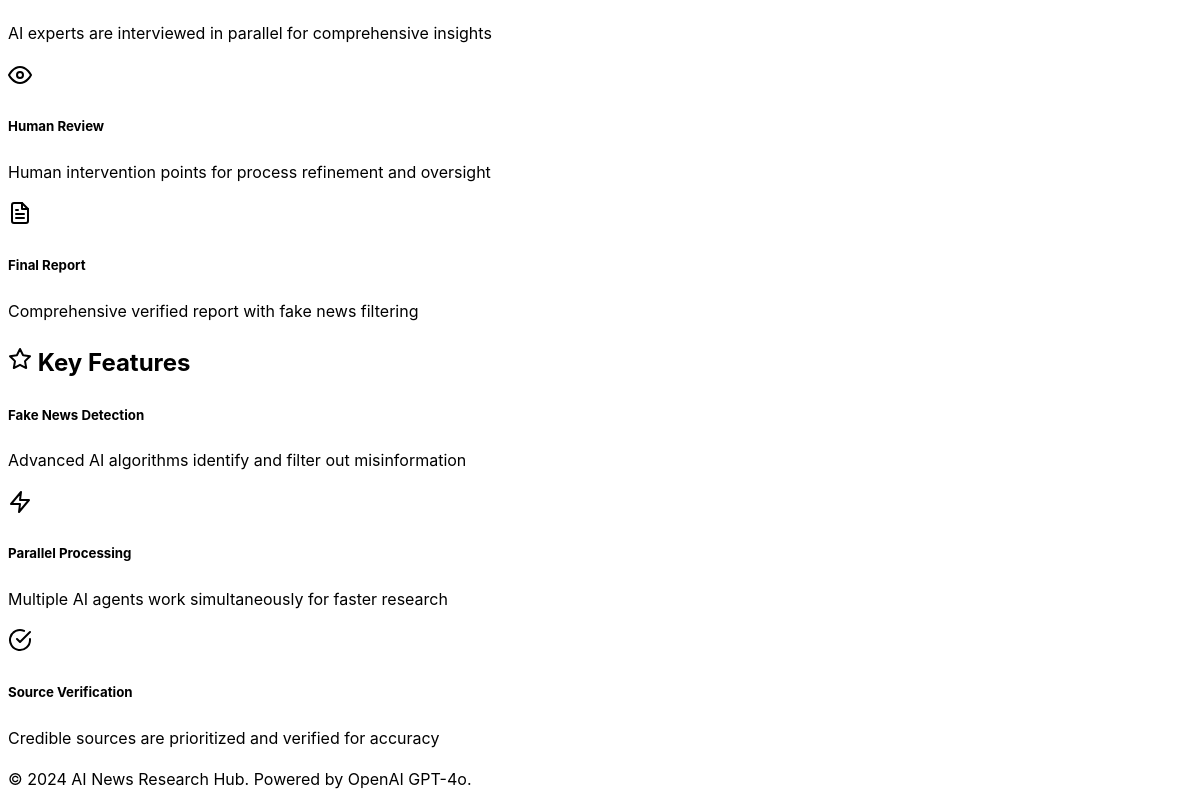
/ (lower part), run on an earlier commit of the app's database.
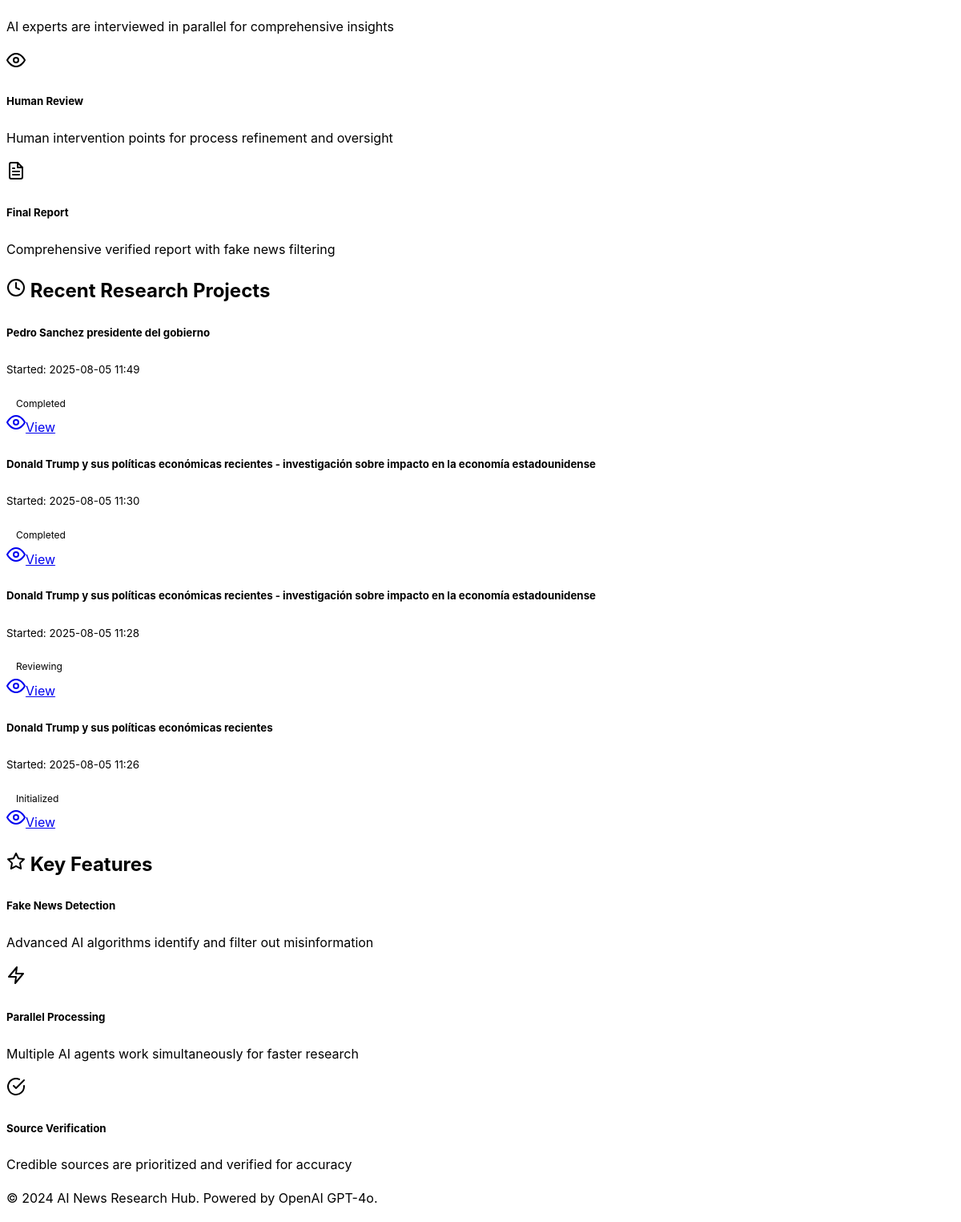
And on a later commit of the database.
### models.py (models this page shows)
class ResearchProject(db.Model):
    id = db.Column(db.Integer, primary_key=True)
    topic = db.Column(db.String(500), nullable=False)
    status = db.Column(db.String(50), default='initialized')  # initialized, analyzing, interviewing, reviewing, completed
    created_at = db.Column(db.DateTime, default=datetime.utcnow)
    updated_at = db.Column(db.DateTime, default=datetime.utcnow, onupdate=datetime.utcnow)
    final_report = db.Column(db.Text)
    human_notes = db.Column(db.Text)
    analysts = db.relationship('Analyst', backref='project', lazy=True, cascade='all, delete-orphan')
    interviews = db.relationship('Interview', backref='project', lazy=True, cascade='all, delete-orphan')

### routes.py (the view)
@app.route('/')
def index():
    recent_projects = ResearchProject.query.order_by(ResearchProject.created_at.desc()).limit(5).all()
    return render_template('index.html', recent_projects=recent_projects)

### templates/index.html (shortened to what this page needs)
{% extends "base.html" %}
{% block content %}
<div class="row">
    <div class="col-lg-8 mx-auto">
        <div class="row mb-5">
            <div class="col-md-3 mb-3">
                <div class="card h-100">
                    <div class="card-body text-center">
                        <p class="card-text">AI experts are interviewed in parallel for comprehensive insights</p>
                    </div>
                </div>
            </div>
            <div class="col-md-3 mb-3">
                <div class="card h-100">
                    <div class="card-body text-center">
                        <i data-feather="eye" class="display-6 text-primary mb-3"></i>
                        <h5 class="card-title">Human Review</h5>
                        <p class="card-text">Human intervention points for process refinement and oversight</p>
                    </div>
                </div>
            </div>
            <div class="col-md-3 mb-3">
                <div class="card h-100">
                    <div class="card-body text-center">
                        <i data-feather="file-text" class="display-6 text-primary mb-3"></i>
                        <h5 class="card-title">Final Report</h5>
                        <p class="card-text">Comprehensive verified report with fake news filtering</p>
                    </div>
                </div>
            </div>
        </div>
        {% if recent_projects %}
        <div class="mb-5">
            <h2 class="mb-4">
                <i data-feather="clock" class="me-2"></i>
                Recent Research Projects
            </h2>
            <div class="row">
                {% for project in recent_projects %}
                <div class="col-md-6 mb-3">
                    <div class="card">
                        <div class="card-body">
                            <h5 class="card-title">{{ project.topic }}</h5>
                            <p class="card-text">
                                <small class="text-muted">
                                    Started: {{ project.created_at.strftime('%Y-%m-%d %H:%M') }}
                                </small>
                            </p>
                            <div class="d-flex justify-content-between align-items-center">
                                <span class="badge
                                    {% if project.status == 'completed' %}bg-success
                                    {% elif project.status == 'error' %}bg-danger
                                    {% elif project.status == 'reviewing' %}bg-warning
                                    {% else %}bg-info{% endif %}">
                                    {{ project.status.title() }}
                                </span>
                                <div>
                                    <a href="{{ url_for('project_status', project_id=project.id) }}"
                                       class="btn btn-sm btn-outline-primary">
                                        <i data-feather="eye" class="me-1"></i>View
                                    </a>
                                </div>
                            </div>
                        </div>
                    </div>
                </div>
                {% endfor %}
            </div>
        </div>
        {% endif %}
        <div class="row">
            <div class="col-12">
                <h2 class="mb-4 text-center">
                    <i data-feather="star" class="me-2"></i>
                    Key Features
                </h2>
            </div>
            <div class="col-md-4 mb-3">
                <div class="card h-100">
                    <div class="card-body">
                        <div class="d-flex align-items-center mb-3">
                            <h5 class="card-title mb-0">Fake News Detection</h5>
                        </div>
                        <p class="card-text">Advanced AI algorithms identify and filter out misinformation</p>
                    </div>
                </div>
            </div>
            <div class="col-md-4 mb-3">
                <div class="card h-100">
                    <div class="card-body">
                        <div class="d-flex align-items-center mb-3">
                            <i data-feather="zap" class="text-warning me-2"></i>
                            <h5 class="card-title mb-0">Parallel Processing</h5>
                        </div>
                        <p class="card-text">Multiple AI agents work simultaneously for faster research</p>
                    </div>
                </div>
            </div>
            <div class="col-md-4 mb-3">
                <div class="card h-100">
                    <div class="card-body">
                        <div class="d-flex align-items-center mb-3">
                            <i data-feather="check-circle" class="text-info me-2"></i>
                            <h5 class="card-title mb-0">Source Verification</h5>
                        </div>
                        <p class="card-text">Credible sources are prioritized and verified for accuracy</p>
                    </div>
                </div>
            </div>
        </div>
    </div>
</div>
{% endblock %}

### templates/base.html (shortened to what this page needs)
<!DOCTYPE html>
<html lang="en" data-bs-theme="dark">
<head>
    <link href="https://cdn.replit.com/agent/bootstrap-agent-dark-theme.min.css" rel="stylesheet">
    <link rel="stylesheet" href="{{ url_for('static', filename='css/style.css') }}">
</head>
<body>
    <main class="container my-4">
        {% block content %}{% endblock %}
    </main>
    <footer class="bg-secondary mt-5 py-4">
        <div class="container text-center">
            <p class="mb-0">&copy; 2024 AI News Research Hub. Powered by OpenAI GPT-4o.</p>
        </div>
    </footer>
</body>
</html>

### static/css/style.css (style rules this page uses)
:root { --research-primary: #0066cc; --research-success: #28a745; --research-warning: #ffc107; --research-danger: #dc3545; --research-info: #17a2b8; }
body { font-family: -apple-system, BlinkMacSystemFont, 'Segoe UI', 'Roboto', 'Helvetica Neue', Arial, sans-serif; line-height: 1.6; }
.card { transition: transform 0.2s ease-in-out, box-shadow 0.2s ease-in-out; border-radius: 0.5rem; }
.badge { font-size: 0.75rem; padding: 0.5rem 0.75rem; }
[data-bs-theme="dark"] .card { background-color: var(--bs-gray-800); }

What changed in the data, as far as the page shows it:
added ResearchProject: topic "Pedro Sanchez presidente del gobierno", created_at "2025-08-05 11:49", status "Completed"
added ResearchProject: topic "Donald Trump y sus políticas económicas recientes - investigación sobre impacto en la economía estadounidense", created_at "2025-08-05 11:30", status "Completed"
added ResearchProject: topic "Donald Trump y sus políticas económicas recientes - investigación sobre impacto en la economía estadounidense", created_at "2025-08-05 11:28", status "Reviewing"
added ResearchProject: topic "Donald Trump y sus políticas económicas recientes", created_at "2025-08-05 11:26", status "Initialized"
Also different on the page:
text now shown: "Recent Research Projects"
